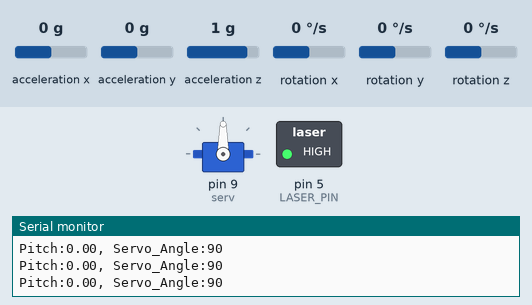
Bench run of a sketch on a simulated Arduino Uno, built with avr-gcc and run on an emulated ATmega328P. Shown: servo, switched loads named in the sketch (green lamp = pin HIGH), the last lines printed to the serial monitor. Inputs (shaded band) come from the test bench; at power-on: acceleration x 0 g, acceleration y 0 g, acceleration z 1 g, rotation x 0 °/s, rotation y 0 °/s, rotation z 0 °/s.

Above: at 2.4 s.
2.5 s: acceleration x set to -1.4 g
At 3.6 s:
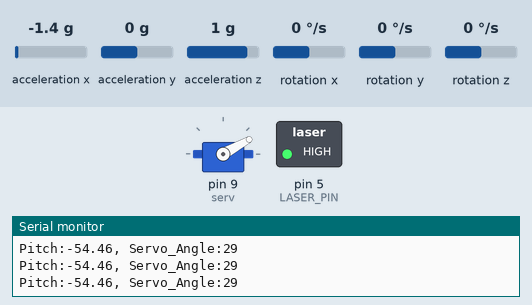
4.0 s: acceleration y set to -1.4 g
At 4.9 s:
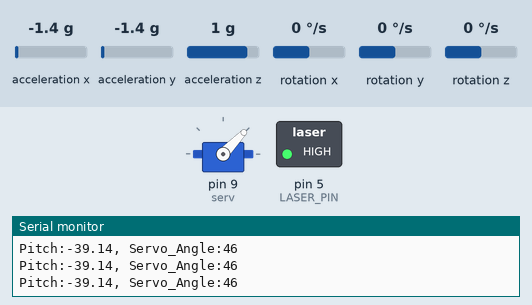
5.5 s: acceleration x set to -0.8 g
At 6.1 s:
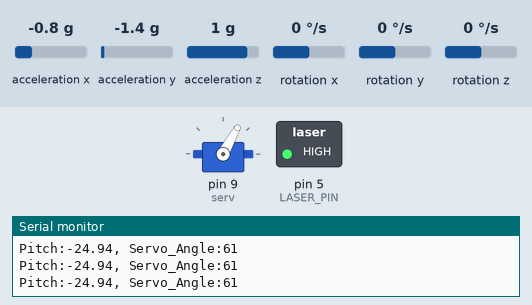
7.0 s: acceleration x set to 0.8 g
At 7.6 s:
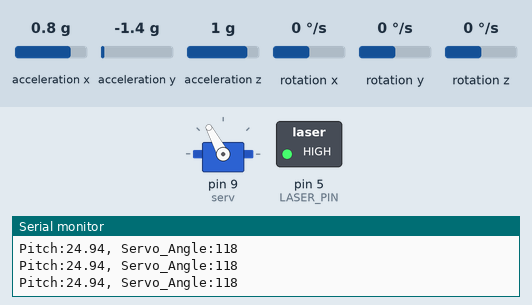
8.5 s: acceleration z set to 0 g
At 8.9 s:
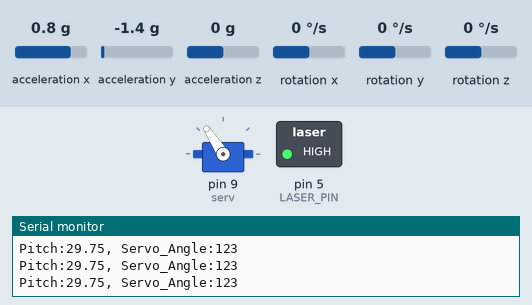
10.0 s: acceleration y set to -0.8 g
At 11.4 s:
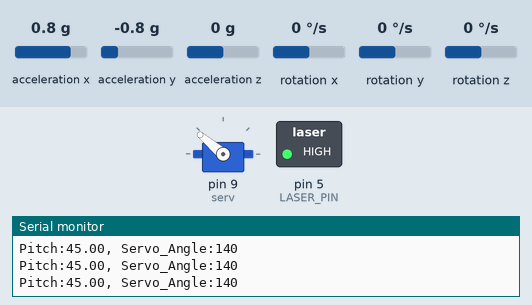
Timing chart, 0 to 12.5 s (numbered marks = the images above; inputs shaded):
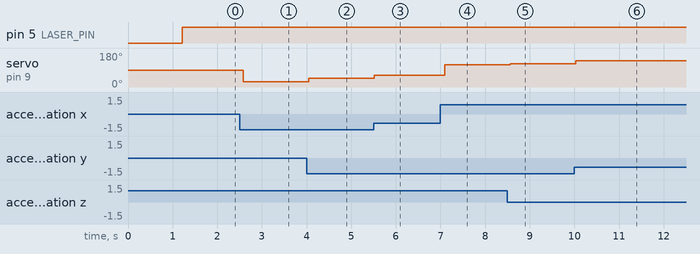

The sketch:

tremor_compensator_unfiltered.ino
```cpp
/*
  This program is the Unfiltered version such that it does not take into account tremors or component noise*
  *note that averaging is used for offset calibration purposes (not a real-time filter)
  Reads pitch of MPU (rotate along long side axis)
  Maps servo angle to MPU pitch
  Note: Be careful that MPU is in upright (90 deg) position on upload for calibration
  Also note that SG90 doesn't have decimal precision
*/

// Libraries
#include <Wire.h>
#include <MPU6050.h>
#include <Servo.h>

// Objects
MPU6050 mpu;
Servo serv;

// Global Variables
#define LASER_PIN 5 // define digital pin connected to laser pointer
float pitchOffset = 0;
int pos = 0;  // variable to store servo position

void setup() {
  Serial.begin(115200); // serial connection at 115200 baud (relatively arbitrary choice but 115200 is a good habit for more data-intensive projects)
  Wire.begin(); // starts I2C
  mpu.initialize(); // wakes up MPU6050
  Serial.println(mpu.testConnection() ? "MPU6050 connected" : "Connection failed"); // if connection test passes print connected, otherwise print failed
  serv.attach(9);  // attaches the servo on pin 9 to the Servo object
  pinMode(LASER_PIN, OUTPUT);  // configures laser pointer pin as an output

  // Start calibration for MPU (pitch) angle offset 0.5s after startup
  Serial.println("Calibrating... keep MPU still and upright.");
  delay(500);

  const int numSamples = 50; // number of readings to average
  float pitchSum = 0;

  for (int i = 0; i < numSamples; i++) {
    int16_t ax, ay, az, gx, gy, gz; // 3 accelerometer values, 3 gyro values
    mpu.getMotion6(&ax, &ay, &az, &gx, &gy, &gz);

  // Raw accelerometer values are arbitrary integer counts
  // Dividing by 16384 converts them to units of g (gravitational acceleration)
    float axg = ax / 16384.0;
    float ayg = ay / 16384.0;
    float azg = az / 16384.0;

    float pitchSample = RAD_TO_DEG * atan2(axg, sqrt(ayg * ayg + azg * azg));
    pitchSum += pitchSample;

    delay(10); // small gap between samples
  }

  // pitch offset is average of all samples taken
  pitchOffset = pitchSum / numSamples;
  Serial.print("Calibration complete. Offset: ");
  Serial.println(pitchOffset);
}

void loop() {
  // same process as above -- get mpu accel and gyro values and then convert to units of g for new reading every loop iteration
  int16_t ax, ay, az, gx, gy, gz;
  mpu.getMotion6(&ax, &ay, &az, &gx, &gy, &gz);
  float axg = ax / 16384.0;
  float ayg = ay / 16384.0;
  float azg = az / 16384.0;

  // Calculate tilt angles in degrees (same way as offset values were calculated above) then subtract offset calculated at startup
  float pitch = RAD_TO_DEG * atan2(axg, sqrt(ayg * ayg + azg * azg)) - pitchOffset;

  pos = round(pitch); // round pitch (otherwise map function auto-truncates)
  pos = map(pos, -80, 80, 0, 180); // will match if servo points up at 90 deg and mpu wires on left side
  pos = constrain(pos, 0, 180);

  // Turn on laser pointer
  digitalWrite(LASER_PIN, HIGH);

  // Map servo angle
  serv.write(pos);

  // Print current MPU pitch and mapped angle
  Serial.print("Pitch:");
  Serial.print(pitch);
  Serial.print(", Servo_Angle:");
  Serial.println(pos);

  delay(100);
}
```

Measured:
- after the input at 2.5 s, servo on pin 9 (serv): 90° → 29° after 0.08 s
- after the input at 4.0 s, servo on pin 9 (serv): 29° → 46° after 0.05 s
- after the input at 5.5 s, servo on pin 9 (serv): 46° → 61° at once
- after the input at 7.0 s, servo on pin 9 (serv): 61° → 118° after 0.09 s
- after the input at 8.5 s, servo on pin 9 (serv): 118° → 123° after 0.06 s
- after the input at 10.0 s, servo on pin 9 (serv): 123° → 140° at once
